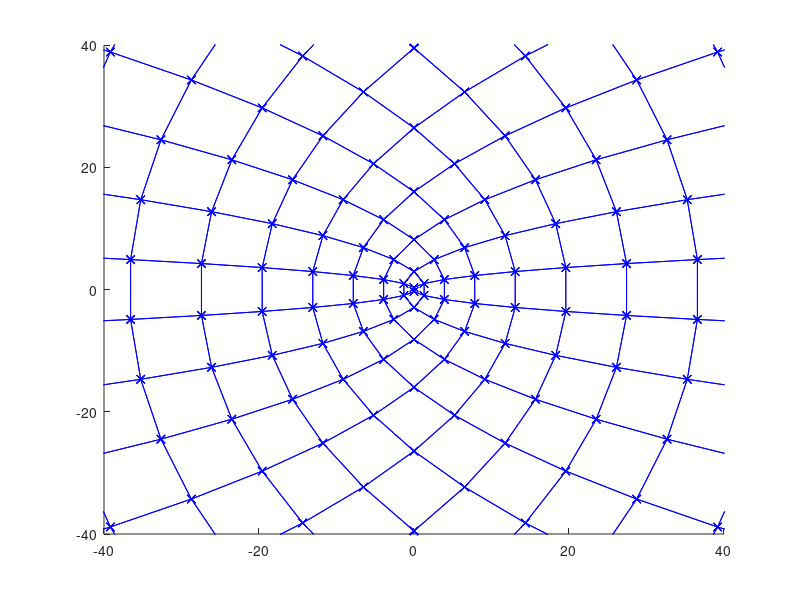

The MATLAB source for this figure:
clear
close(findall(0,'Type','figure'));
clc;

x = linspace(-40,40);
y = linspace(-40,40);
[X,Y] = meshgrid(x,y);
Z = X.^2 - Y.^2;
Z_ortho = 2*X.*Y;
figure
hold on
axis([-40,40,-40,40]);
%surf(X,Y,Z)
%contour(X,Y,Z);
%contour(X,Y,Z_ortho);
plot(Z,Z_ortho,'b-x',Z',Z_ortho','b-x')

